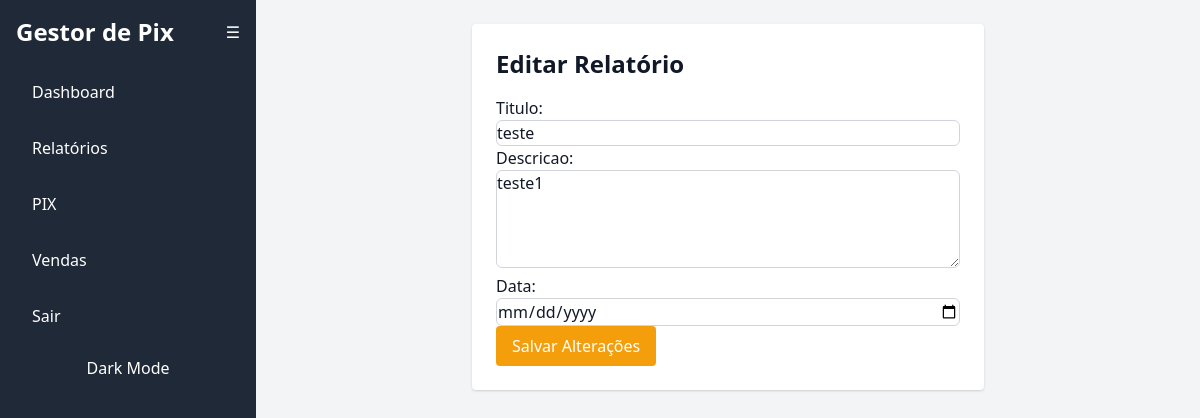
/relatorios/1/editar/ (signed in), run on an earlier commit of the app's database.
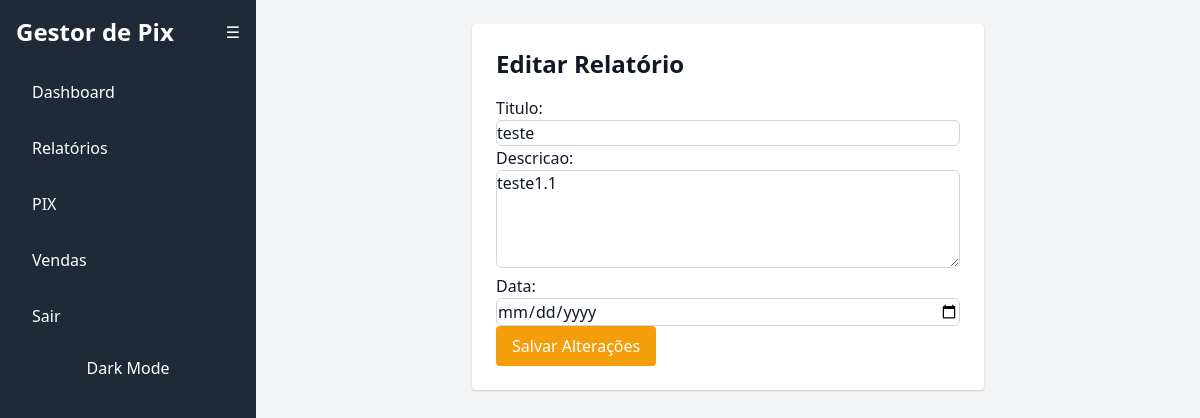
And on a later commit of the database.
### relatorios/models.py (models this page shows, shortened)
class Relatorio(models.Model):
    titulo = models.CharField(max_length=200)
    descricao = models.TextField()
    data = models.DateField()
    criado_por = models.ForeignKey(settings.AUTH_USER_MODEL, on_delete=models.CASCADE)
    atualizado_em = models.DateTimeField(auto_now=True)
    class Meta:
        ordering = ['-data']  # ordena os relatórios do mais recente para o mais antigo

### relatorios/views.py (the view)
# urls.py: path('<int:pk>/editar/', views.editar_relatorio, name='editar_relatorio'),
@login_required
def editar_relatorio(request, pk):
    relatorio = get_object_or_404(Relatorio, pk=pk)
    if request.method == 'POST':
        form = RelatorioForm(request.POST, instance=relatorio)
        if form.is_valid():
            form.save()  # automaticamente atualiza 'atualizado_em'
            messages.success(request, 'Relatório atualizado com sucesso!')
            return redirect('relatorios:listar_relatorios')
        else:
            messages.error(request, 'Erro ao atualizar o relatório.')
    else:
        form = RelatorioForm(instance=relatorio)
    return render(request, 'relatorios/editar_relatorio.html', {'form': form, 'relatorio': relatorio})

### relatorios/forms/RelatorioCustom.py
class RelatorioForm(forms.ModelForm):
    class Meta:
        model = Relatorio
        fields = ['titulo', 'descricao', 'data']
        widgets = {
            'titulo': forms.TextInput(attrs={'class': 'input', 'placeholder': 'Título'}),
            'descricao': forms.Textarea(attrs={'class': 'input', 'placeholder': 'Descrição', 'rows': 4}),
            'data': forms.DateInput(attrs={'class': 'input', 'type': 'date'}),
        }

### relatorios/templates/relatorios/editar_relatorio.html (shortened to what this page needs)
{% extends 'base.html' %}
{% block content %}
<div class="max-w-lg mx-auto bg-white p-6 rounded shadow">
    <h1 class="text-2xl mb-4 font-bold">Editar Relatório</h1>
    <form method="POST">
        {{ form.as_p }}
        <button type="submit" class="bg-yellow-500 text-white px-4 py-2 rounded">Salvar Alterações</button>
    </form>
</div>
{% endblock %}

What changed in the data, as far as the page shows it:
changed Relatorio "teste": descricao "teste1" → "teste1.1"
